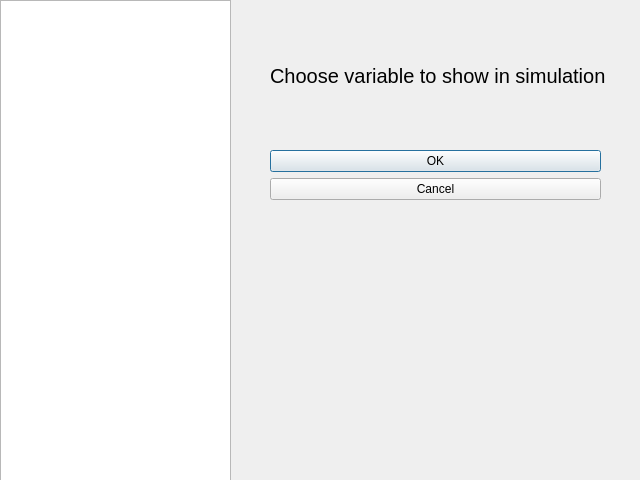
<?xml version="1.0" encoding="UTF-8"?>
<ui version="4.0">
 <class>DialogChoose</class>
 <widget class="QDialog" name="DialogChoose">
  <property name="geometry">
   <rect>
    <x>0</x>
    <y>0</y>
    <width>640</width>
    <height>480</height>
   </rect>
  </property>
  <property name="windowTitle">
   <string>Dialog</string>
  </property>
  <widget class="QDialogButtonBox" name="buttonBox">
   <property name="geometry">
    <rect>
     <x>270</x>
     <y>150</y>
     <width>331</width>
     <height>51</height>
    </rect>
   </property>
   <property name="orientation">
    <enum>Qt::Vertical</enum>
   </property>
   <property name="standardButtons">
    <set>QDialogButtonBox::Cancel|QDialogButtonBox::Ok</set>
   </property>
  </widget>
  <widget class="QListWidget" name="listWidget">
   <property name="geometry">
    <rect>
     <x>0</x>
     <y>0</y>
     <width>231</width>
     <height>481</height>
    </rect>
   </property>
  </widget>
  <widget class="QLabel" name="label">
   <property name="geometry">
    <rect>
     <x>270</x>
     <y>10</y>
     <width>351</width>
     <height>131</height>
    </rect>
   </property>
   <property name="font">
    <font>
     <pointsize>15</pointsize>
    </font>
   </property>
   <property name="text">
    <string>Choose variable to show in simulation</string>
   </property>
  </widget>
 </widget>
 <resources/>
 <connections>
  <connection>
   <sender>buttonBox</sender>
   <signal>accepted()</signal>
   <receiver>DialogChoose</receiver>
   <slot>accept()</slot>
   <hints>
    <hint type="sourcelabel">
     <x>248</x>
     <y>254</y>
    </hint>
    <hint type="destinationlabel">
     <x>157</x>
     <y>274</y>
    </hint>
   </hints>
  </connection>
  <connection>
   <sender>buttonBox</sender>
   <signal>rejected()</signal>
   <receiver>DialogChoose</receiver>
   <slot>reject()</slot>
   <hints>
    <hint type="sourcelabel">
     <x>316</x>
     <y>260</y>
    </hint>
    <hint type="destinationlabel">
     <x>286</x>
     <y>274</y>
    </hint>
   </hints>
  </connection>
 </connections>
</ui>
